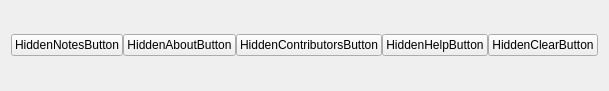
   <widget class="QFrame" name="horizontalFrame">
    <property name="geometry">
     <rect>
      <x>300</x>
      <y>50</y>
      <width>215</width>
      <height>91</height>
     </rect>
    </property>
    <layout class="QHBoxLayout" name="horizontalLayout">
     <property name="spacing">
      <number>0</number>
     </property>
     <item>
      <widget class="QPushButton" name="HiddenNotesButton">
       <property name="text">
        <string>HiddenNotesButton</string>
       </property>
       <property name="shortcut">
        <string>`</string>
       </property>
      </widget>
     </item>
     <item>
      <widget class="QPushButton" name="HiddenAboutButton">
       <property name="text">
        <string>HiddenAboutButton</string>
       </property>
       <property name="shortcut">
        <string>Ctrl+A</string>
       </property>
      </widget>
     </item>
     <item>
      <widget class="QPushButton" name="HiddenContributorsButton">
       <property name="text">
        <string>HiddenContributorsButton</string>
       </property>
      </widget>
     </item>
     <item>
      <widget class="QPushButton" name="HiddenHelpButton">
       <property name="text">
        <string>HiddenHelpButton</string>
       </property>
       <property name="shortcut">
        <string>Ctrl+H</string>
       </property>
      </widget>
     </item>
     <item>
      <widget class="QPushButton" name="HiddenClearButton">
       <property name="text">
        <string>HiddenClearButton</string>
       </property>
      </widget>
     </item>
    </layout>
   </widget>
